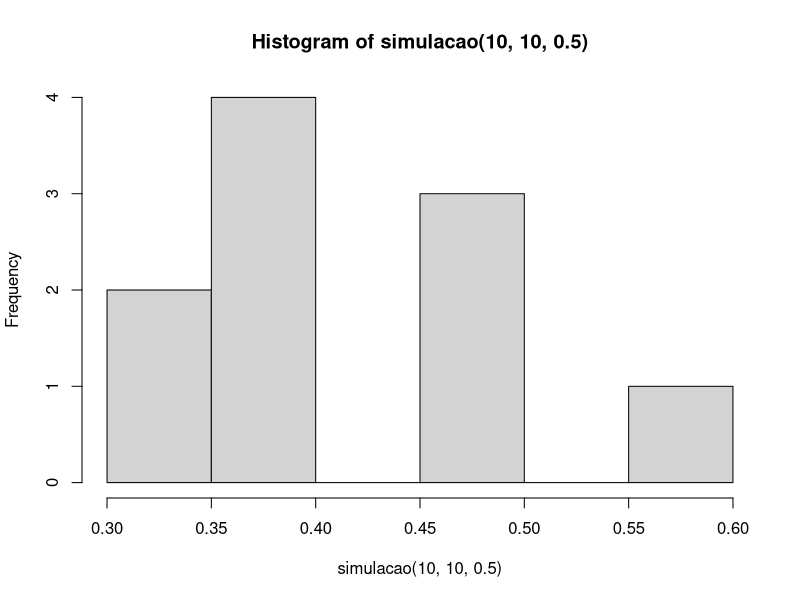
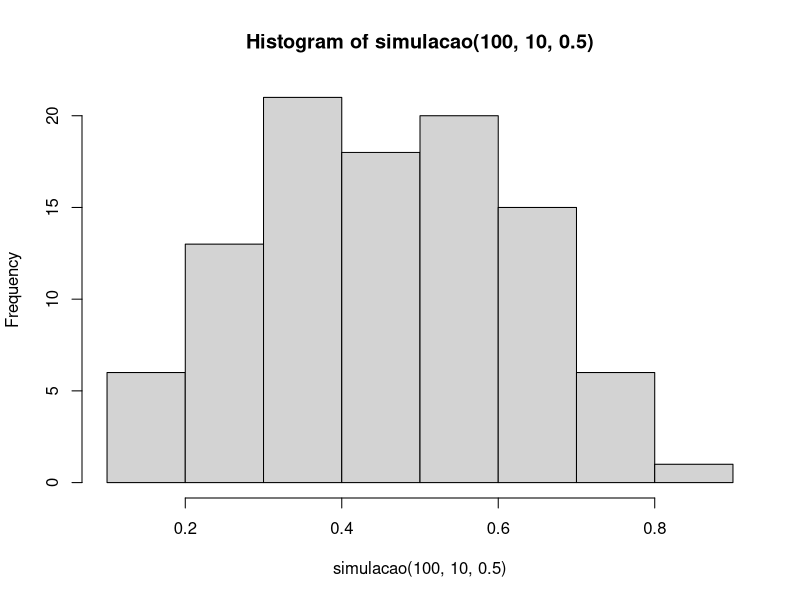
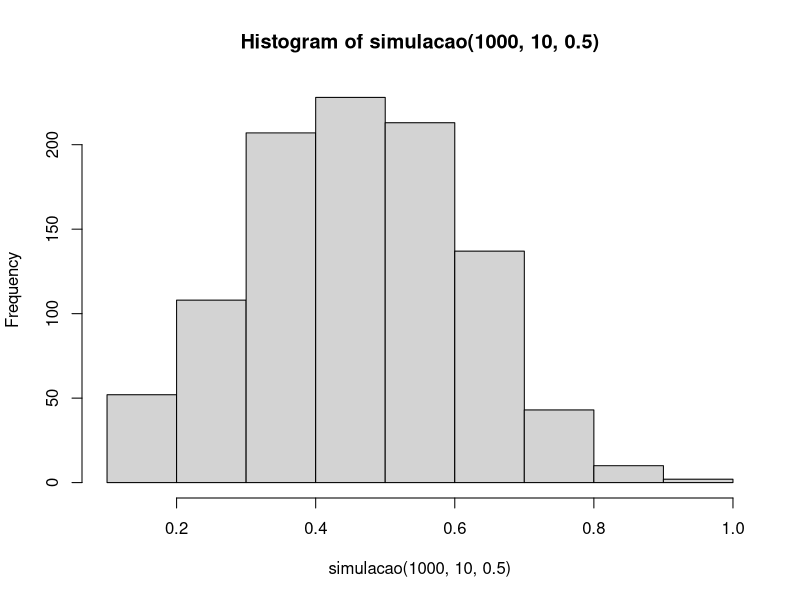
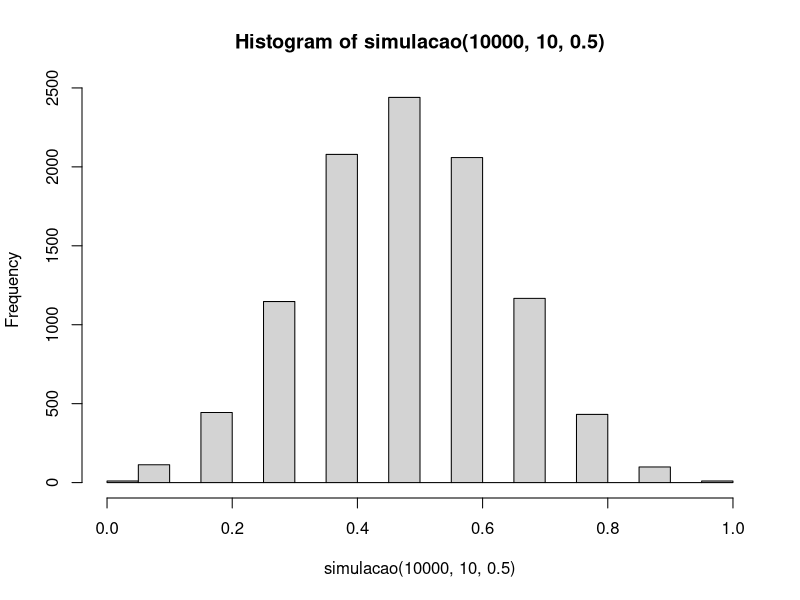
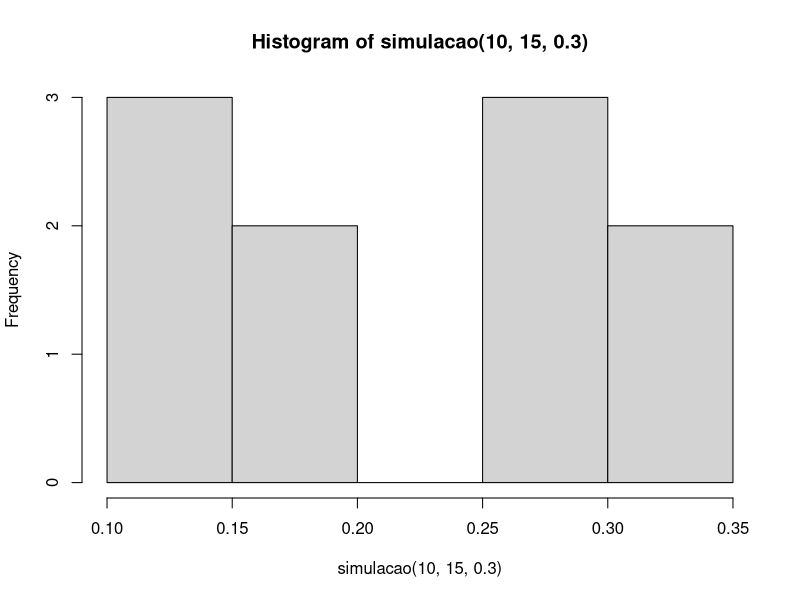
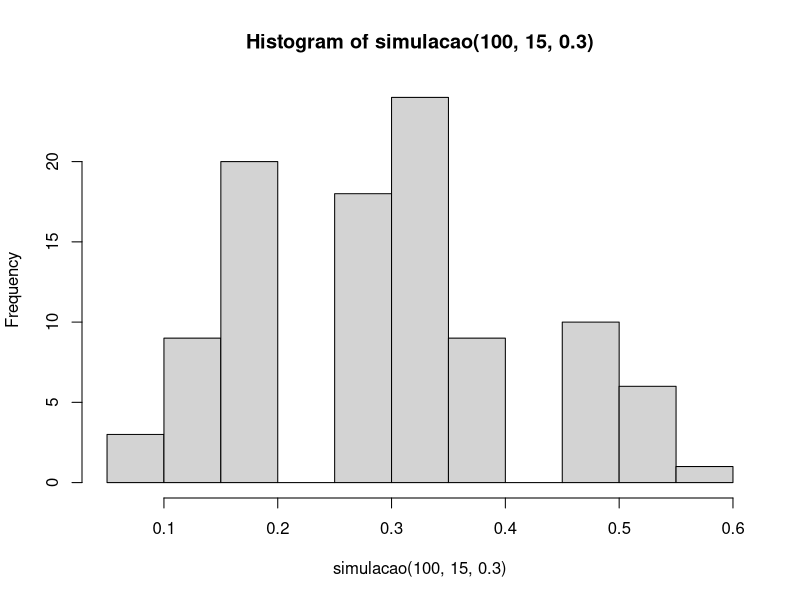
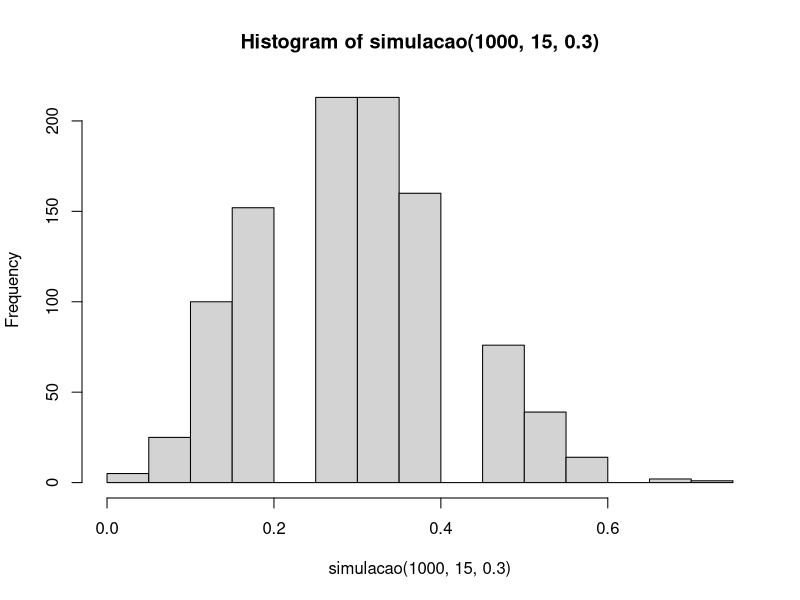
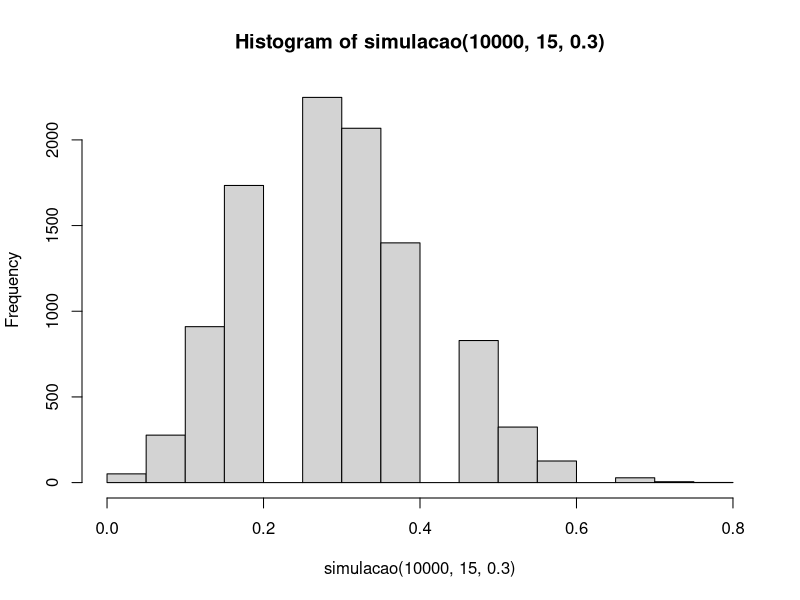

Recreate these plots in R, in order.
## ---- chunk 1
moeda <- function (p) {
  x <- runif(1)
  if (x < p) {
    1
  } else {
    0
  }
}
## ---- chunk 2
moedas <- function (n, p) {
  replicate(n, moeda(p))
}
## ---- chunk 3
proporcao <- function (resultados) {
  sum(resultados)/length(resultados)
}
## ---- chunk 4
simulacao <- function (k, n, p) {
  vetor_resultados <- replicate(k, proporcao(moedas(n, p)))
  vetor_resultados
}

## ---- chunk 5
hist(simulacao (10, 10, 0.5) )
## ---- chunk 6
hist(simulacao (100, 10, 0.5) )
## ---- chunk 7
hist(simulacao (1000, 10, 0.5) )
## ---- chunk 8
hist(simulacao (10000, 10, 0.5) )
## ---- chunk 9
hist(simulacao (10, 15, 0.3) )
## ---- chunk 10
hist(simulacao (100, 15, 0.3) )
## ---- chunk 11
hist(simulacao (1000, 15, 0.3) )
## ---- chunk 12
hist(simulacao (10000, 15, 0.3) )
## ---- chunk 13
hist(simulacao (10, 20, 0.6) )
## ---- chunk 14
hist(simulacao (100, 20, 0.6) )
## ---- chunk 15
hist(simulacao (1000, 20, 0.6) )
## ---- chunk 16
hist(simulacao (10000, 20, 0.6) )
